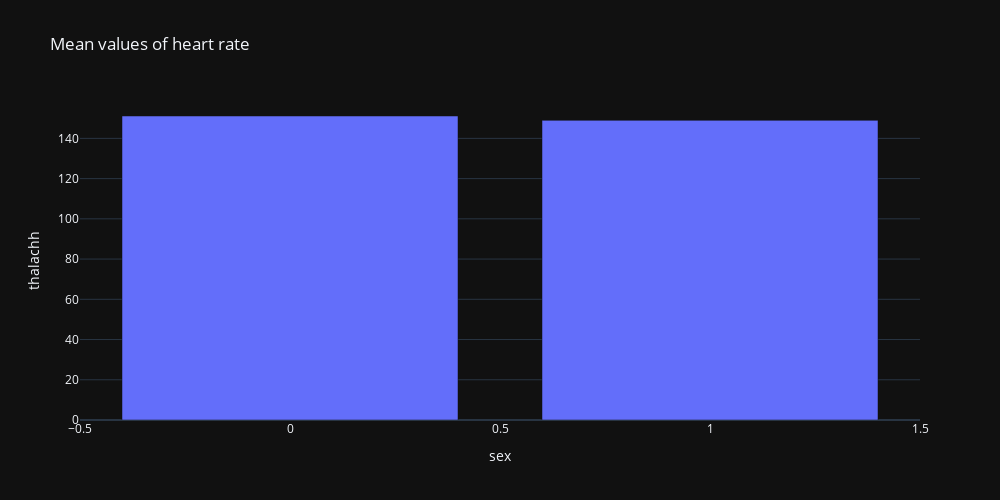

This figure's notebook cell:
### Code cell
gr = df.groupby("sex", as_index=False)["thalachh"].mean()
gr
pe.bar(gr , x="sex" ,y="thalachh" , width=1000 , height=500 , template="plotly_dark" , title="Mean values of heart rate ")

### Figure 1 — Plotly figure (JSON) as saved in the notebook; plotly's stock layout.template omitted (floating-point values rounded to 4 significant figures)
{"data": [{"alignmentgroup": "True", "hovertemplate": "sex=%{x}<br>thalachh=%{y}<extra></extra>", "legendgroup": "", "marker": {"color": "#636efa", "pattern": {"shape": ""}}, "name": "", "offsetgroup": "", "orientation": "v", "showlegend": false, "textposition": "auto", "type": "bar", "x": [0, 1], "xaxis": "x", "y": [151.1, 149.0], "yaxis": "y"}], "layout": {"barmode": "relative", "height": 500, "legend": {"tracegroupgap": 0}, "title": {"text": "Mean values of heart rate "}, "width": 1000, "xaxis": {"anchor": "y", "domain": [0, 1], "title": {"text": "sex"}}, "yaxis": {"anchor": "x", "domain": [0, 1], "title": {"text": "thalachh"}}}}
